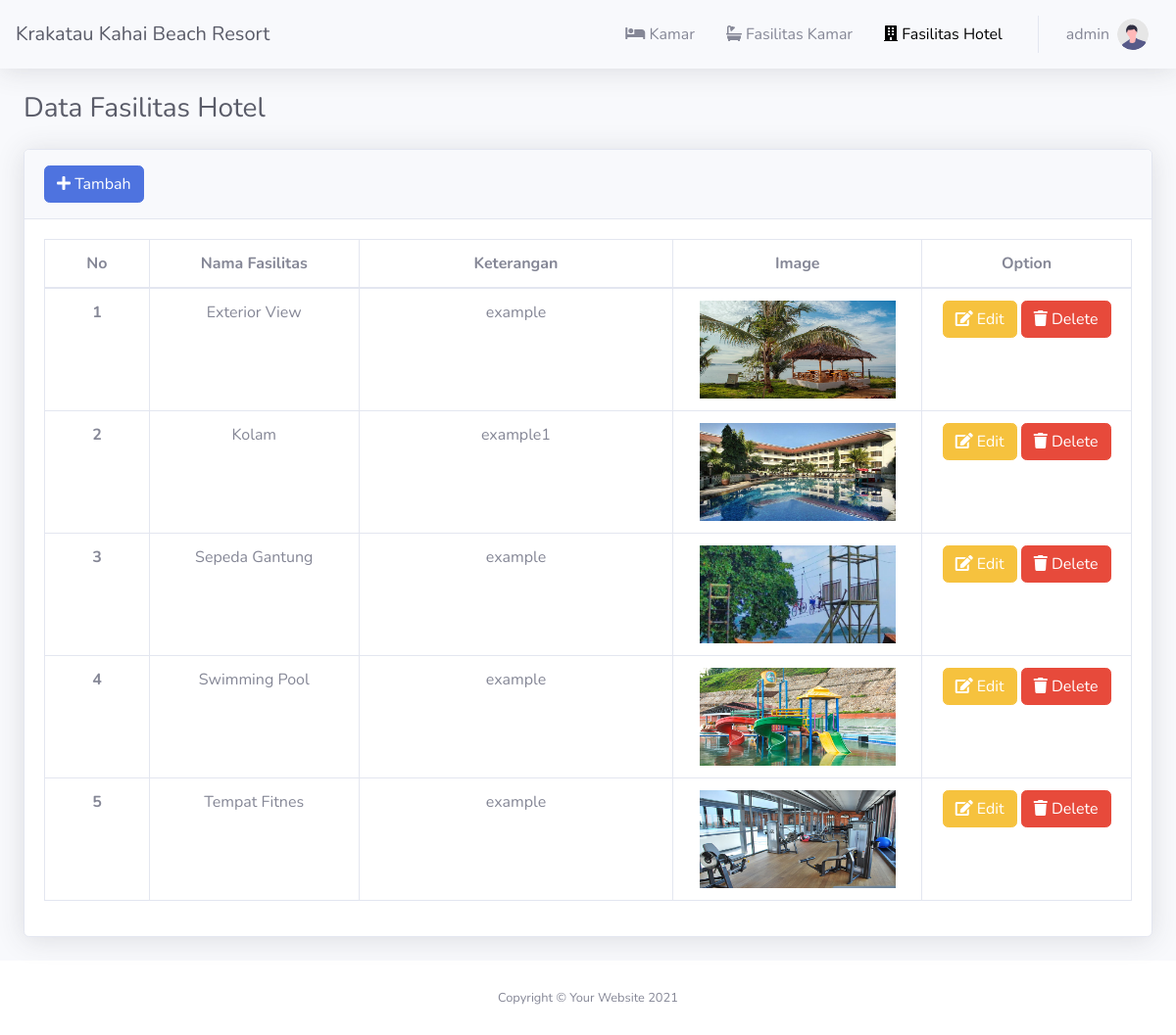
Page /admin/fasilitas-hotel.php (signed in) on the committed database.
### tables this page shows
CREATE TABLE `user` (
  `id_user` int(11) NOT NULL,
  `username` varchar(100) NOT NULL,
  `password` varchar(100) NOT NULL,
  `nama` varchar(100) NOT NULL,
  `email` varchar(100) NOT NULL,
  `no_telpon` varchar(20) NOT NULL,
  `level` varchar(50) NOT NULL
);

CREATE TABLE `fasilitas_hotel` (
  `id` int(11) NOT NULL,
  `nama_fasilitas` varchar(100) NOT NULL,
  `keterangan` varchar(100) NOT NULL,
  `image` varchar(100) NOT NULL
);

### admin/fasilitas-hotel.php (the view, shortened to what this page needs)
<?php
require '../koneksi.php';
if (!isset($_SESSION['admin'])) {
    header('location:../login.php');
} else {
    $user = $_SESSION['admin'];
}
?>
<!DOCTYPE html>
<html lang="en">
<head>
    <?php include './heading.php'; ?>
</head>
<body id="page-top">
    <div id="wrapper">
        <div id="content-wrapper" class="d-flex flex-column">
            <div id="content">
                <nav class="navbar navbar-expand navbar-light bg-none topbar mb-4 static-top shadow">
                    <a href="index.php" class="navbar-brand text-dark">Krakatau Kahai Beach Resort</a>
                        <ul class="navbar-nav ml-auto">
                            <li class="nav-item">
                                <a class="nav-link" href="./index.php" id="userDropdown" aria-haspopup="true" aria-expanded="false">
                                    <span class="mr-2 d-none d-lg-inline text-gray-600"><i class="fas fa-bed"></i> Kamar</span>
                                </a>
                            </li>
                            <li class="nav-item">
                                <a class="nav-link" href="./fasilitas-kamar.php" id="userDropdown" aria-haspopup="true" aria-expanded="false">
                                    <span class="mr-2 d-none d-lg-inline text-gray-600"><i class="fas fa-bath"></i> Fasilitas Kamar</span>
                                </a>
                            </li>
                            <li class="nav-item">
                                <a class="nav-link" href="./fasilitas-hotel.php" id="userDropdown" aria-haspopup="true" aria-expanded="false">
                                    <span class="mr-2 d-sm-none d-lg-inline text-gray-600 active"><i class="fas fa-building"></i> Fasilitas Hotel</span>
                                </a>
                            </li>
                            <?php
                            if ($user == "") {
                            ?>
                                <li class="nav-item my-auto">
                                    <a href="" class="btn">Daftar</a>
                                    <a href="../login.php" class="btn btn-success">Masuk</a>
                                </li>
                            <?php
                            } elseif ($user != "") {
                                $sql = mysqli_query($conn, "SELECT * FROM user WHERE username = '$user' ");
                                $data = mysqli_fetch_assoc($sql);
                            ?>
                                <li class="nav-item dropdown no-arrow">
                                    <a class="nav-link dropdown-toggle" href="#" id="userDropdown" role="button" data-toggle="dropdown" aria-haspopup="true" aria-expanded="false">
                                        <span class="mr-2 d-none d-lg-inline text-gray-600">
                                            <?= $data['username'] ?>
                                        </span>
                                        <img class="img-profile rounded-circle d-none d-lg-inline" src="../layout/img/undraw_profile.svg">
                                    </a>
                                </li>
                            <?php
                            }
                            ?>
                        </ul>
                </nav>
                <div class="container-fluid" style="min-height: 450px;">
                    <h1 class="h3 mb-4 text-gray-800">Data Fasilitas Hotel</h1>
                    <div class="card shadow mb-4">
                        <div class="card-header py-3">
                            <a href="./create.php?cek=fasilitas hotel" class="btn btn-primary"><i class="fas fa-plus"></i> Tambah</a>
                        </div>
                        <div class="card-body">
                            <div class="table-responsive">
                                <table class="table table-bordered text-center" id="dataTable" width="100%" cellspacing="0">
                                    <thead class="">
                                        <tr>
                                            <th class="col-1">No</th>
                                            <th>Nama Fasilitas</th>
                                            <th>Keterangan</th>
                                            <th>Image</th>
                                            <th>Option</th>
                                        </tr>
                                    </thead>
                                    <tbody class="">
                                        <?php
                                        $no = 0;
                                        $sql = mysqli_query($conn, "SELECT * FROM fasilitas_hotel ORDER BY nama_fasilitas ASC");
                                        while ($data = mysqli_fetch_assoc($sql)) {
                                            $no++;
                                        ?>
                                            <tr class="col">
                                                <th scope="row"><?= $no ?></th>
                                                <td class="col-2"><?= $data['nama_fasilitas'] ?></td>
                                                <td class="col-3"><?= $data['keterangan'] ?></td>
                                                <td class="col-2"><img src="./gambar/<?= $data['image'] ?>" alt="Gambar Fasilitas Hotel" width="200px" height="100px"></td>
                                                <td class="col-2">
                                                    <a href="./edit.php?cek=fasilitas hotel&id=<?= $data['id'] ?>" class="btn btn-warning"><i class="fas fa-edit"></i> Edit</a>
                                                    <a href="./delete.php?cek=fasilitas_hotel&id=<?= $data['id'] ?>" class="btn btn-danger"><i class="fas fa-trash"></i> Delete</a>
                                                </td>
                                            </tr>
                                        <?php
                                        }
                                        ?>
                                    </tbody>
                                </table>
                            </div>
                        </div>
                    </div>
                </div>
            </div>
            <footer class="sticky-footer bg-white">
                <div class="container my-auto">
                    <div class="copyright text-center my-auto">
                        <span>Copyright &copy; Your Website 2021</span>
                    </div>
                </div>
            </footer>
        </div>
    </div>
</body>
</html>

### style/main.css (style rules this page uses)
.active { color: black !important; }

### rows in the picture
user: username "admin"
fasilitas_hotel: nama_fasilitas "Exterior View", keterangan "example", image (picture)
fasilitas_hotel: nama_fasilitas "Kolam", keterangan "example1", image (picture)
fasilitas_hotel: nama_fasilitas "Sepeda Gantung", keterangan "example", image (picture)
fasilitas_hotel: nama_fasilitas "Swimming Pool", keterangan "example", image (picture)
fasilitas_hotel: nama_fasilitas "Tempat Fitnes", keterangan "example", image (picture)
